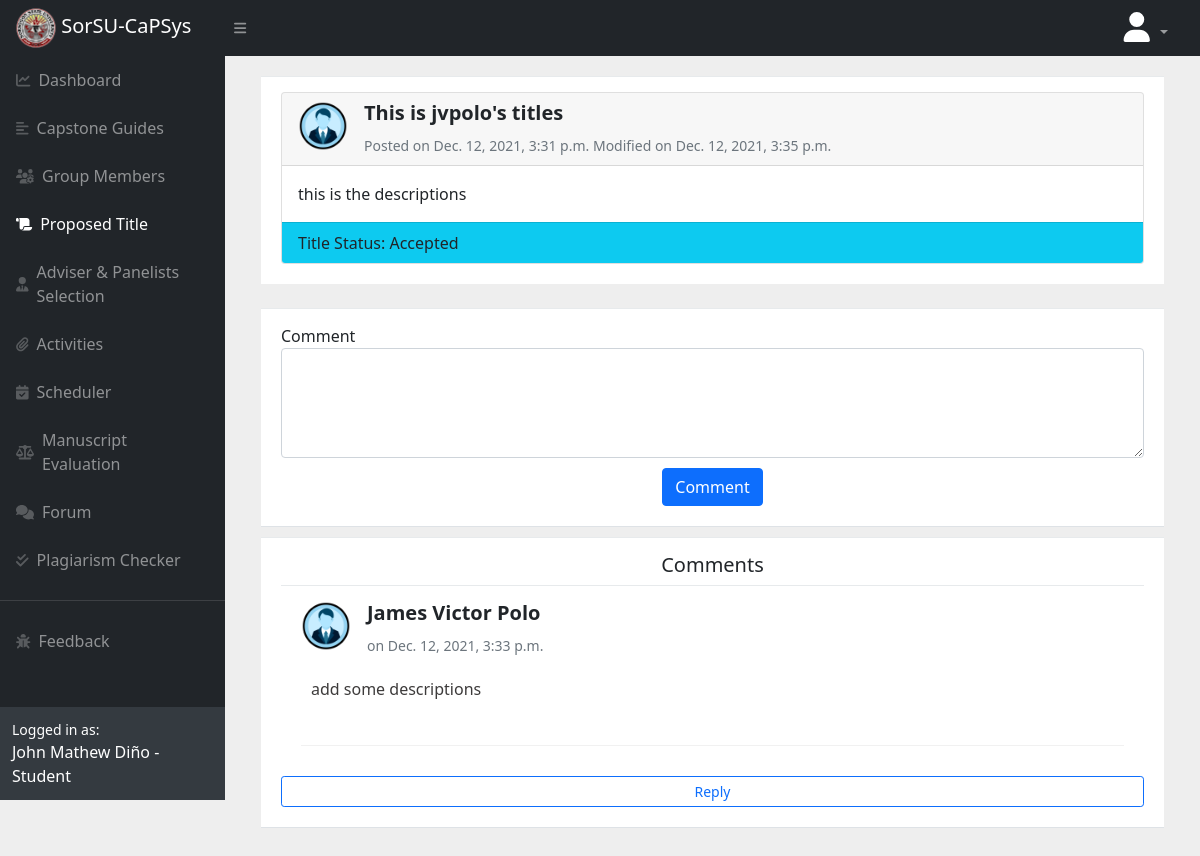
Screenshot of /student/proposal/title/41/ (signed in) with the database file from the repository.
### proposaltitle/models.py (models this page shows, shortened)
class ProposeTitle(models.Model):
    user = models.ForeignKey(User, on_delete=models.CASCADE, default="")
    group = models.CharField(max_length=1000)
    title = models.CharField(max_length=1000)
    description = models.TextField()
    created_at = models.DateTimeField(auto_now_add=True)
    updated_at = models.DateTimeField(auto_now=True)
    status = models.CharField(max_length=1000, null=True, default="", blank=True)
    edited = models.CharField(max_length=100, null=True)

class TitleComment(models.Model):
    author = models.ForeignKey(User, related_name='author', on_delete=models.CASCADE)
    title = models.ForeignKey(ProposeTitle, null=True, on_delete=models.CASCADE)
    comment = models.TextField()
    created_at = models.DateTimeField(auto_now_add=True)
    updated_at = models.DateTimeField(auto_now=True)

### register/models.py (models this page shows, shortened)
class UserProfile(models.Model):
    user = models.OneToOneField(User,null=True, on_delete=models.CASCADE)
    roles = (
        ('1','Dean'),
        ('2', 'Capstone Professor'),
        ('3', 'Faculty'),
        ('4', 'Student'),
    )
    role = models.CharField(max_length=100, choices=roles, default="3")
    image = models.ImageField(upload_to="profiles/",default="profiles/user.png")
    group_name = models.CharField(default="None", null=True, max_length=250)
    group_id = models.CharField(max_length=100, null=True, blank= True, default ="")
    mem1 = models.ForeignKey(User, on_delete=models.SET_NULL, related_name="userprofile_mem1", null=True, blank=True)
    mem2 = models.ForeignKey(User, on_delete=models.SET_NULL, related_name="userprofile_mem2", null=True, blank=True)
    mem3 = models.ForeignKey(User, on_delete=models.SET_NULL, related_name="userprofile_mem3", null=True, blank=True    )
    mem4 = models.ForeignKey(User, on_delete=models.SET_NULL, related_name="userprofile_mem4", null=True, blank=True)
    mem1_fn = models.CharField(max_length=1000, null=True, blank=True, default="")
    mem1_ln = models.CharField(max_length=1000, null=True, blank=True, default="")
    mem1_email = models.CharField(max_length=1000, null=True,  blank=True, default="")
    mem2_fn = models.CharField(max_length=1000, null=True,  blank=True, default="")
    mem2_ln = models.CharField(max_length=1000, null=True,  blank=True, default="")
    mem2_email = models.CharField(max_length=1000, null=True, blank=True, default="")
    mem3_fn = models.CharField(max_length=1000, null=True,  blank=True, default="")
    mem3_ln = models.CharField(max_length=1000, null=True,  blank=True, default="")
    mem3_email = models.CharField(max_length=1000, null=True, blank=True, default="")
    mem4_fn = models.CharField(max_length=1000, null=True,  blank=True, default="")
    mem4_ln = models.CharField(max_length=1000, null=True,  blank=True, default="")
    mem4_email = models.CharField(max_length=1000, null=True,  blank=True, default="")
    group_adviser = models.ForeignKey(User, on_delete=models.SET_NULL, null=True, blank=True,default="", related_name="adviser")
    group_title = models.CharField(blank=True, default="", max_length=250, null=True)
    group_panel_1 = models.ForeignKey(User, on_delete=models.SET_NULL,null=True,  blank=True, default="", related_name="panel1")
    group_panel_2 =  models.ForeignKey(User, on_delete=models.SET_NULL, null=True,blank=True, default="", related_name="panel2")
    group_panel_3 =  models.ForeignKey(User, on_delete=models.SET_NULL, null=True,blank=True, default="", related_name="panel3")

### proposaltitle/views.py (the view, shortened to what this page needs)
# urls.py: path("student/proposal/title/<int:id>/", views.StudentTitleCommentview, name="StudentTitleComment"),
@login_required
def StudentTitleCommentview(response, id):
    if response.user.userprofile.role == "4":
        title = ProposeTitle.objects.filter(id=id).first()
        comments = TitleComment.objects.filter(title=title)
        userrole = response.user.userprofile.role
        name = response.user.get_full_name()
        resuser = response.user
        unseen = 0
        return render(response, 'proposaltitle/student/title_comment.html',{
            'comments':comments,
            'title':title,
            "userrole": userrole,
            "name": name,
            "unseen": unseen,
            "resuser": resuser,
        })
    else:
        return redirect("page404")

### proposaltitle/templates/proposaltitle/student/title_comment.html (shortened to what this page needs)
{% extends 'main/base.html' %}
{% load crispy_forms_tags %}
{% block content %}
<div class="container">
    <div class="ibox-content forum-container">
        <div class="card">
            <div class="card-header">
                <div class="d-flex">
                    <img src="{{ title.user.userprofile.image.url }}" class="me-3 rounded-circle"
                        style="width: 50px; height: 50px">
                    <div>
                        <h5 class="fw-bold">
                            {{ title.title }}
                        </h5>
                        <small class="text-muted">Posted on {{ title.created_at }}
                            {% if title.created_at != title.updated_at %}
                            Modified on {{ title.updated_at }}
                            {% endif %}
                        </small>
                    </div>
                </div>
            </div>
            <div class="card-body">
                {{ title.description }}
            </div>
            {% if title.status == "Accepted" %}
            <div class="card-footer" style="background: #0dcaf0">
                Title Status: {{ title.status }}
            </div>
            {% elif title.status == "Rejected" %}
            <div class="card-footer" style="background: #ea9799">
                Title Status: {{ title.status }}
            </div>
            {% else %}
            <div class="card-footer">
                Title Status: Title proposed <small><i>await approval</i></small>
            </div>
            {% endif %}
        </div>
    </div>
</div>
<br>
<div class="container">
    <div class="wrapper wrapper-content animated fadeInRight">
        <div class="ibox-content m-b-sm border-bottom">
            <div id="div_id_comment" class="form-group">
                <label for="id_comment" class=" requiredField">
                    Comment
                </label>
                <form method="post">
                    <div class="">
                        <textarea name="comment" cols="40" rows="4" class="textarea form-control" required=""
                            id="id_comment" spellcheck="false"></textarea>
                    </div>
                    <div style="display: flex;justify-content: center;margin-top: 10px">
                        <button type="submit" class="btn btn-primary">Comment
                        </button>
                    </div>
                </form>
            </div>
        </div>
    </div>
</div>
<div class="container">
    <div class="wrapper wrapper-content animated fadeInRight">
        <div class="ibox-content m-b-sm border-bottom">
            <div style="display: flex;justify-content: center;">
                <h5>Comments</h5>
            </div>
            {% for comment in comments %}
            <div class="ibox-content forum-container">
                <div class="row">
                    <div class="col-10">
                        <div class="d-flex">
                            <img src="{{ comment.author.userprofile.image.url }}" class="me-3 rounded-circle"
                                style="width: 50px; height: 50px">
                            <div>
                                <h5 class="fw-bold">{{ comment.author.get_full_name }}
                                </h5>
                                <small class="text-muted">on {{ comment.created_at }}</small>
                            </div>
                        </div>
                    </div>
                </div>
                <div class="forum-item active">
                    <div class="row">
                        <div class="col-md-9">
                            <div class="forum-sub-title" style="color: #3d3b3b">
                                {{ comment.comment }}
                                <br><br>
                            </div>
                        </div>
                    </div>
                </div>
            </div>
            <div>
                <a href="{% url 'Student_Comment_ReplyView' comment.id %}" class="btn btn-outline-primary btn-sm"
                    style="align-items: right;  justify-content: center; display: flex">Reply</a>
            </div>
            {% endfor %}
        </div>
    </div>
</div>
<br>
{% endblock %}

### proposaltitle/templates/proposaltitle/student/title_comment.html (style rules this page uses)
body { margin-top: 20px; background: #eee; }
.forum-item { margin: 10px 0; padding: 10px 0 20px; border-bottom: 1px solid #f1f1f1; }
.forum-container, .forum-item small { color: #999; }
.forum-item .forum-sub-title { color: #999; margin-left: 10px; }
.ibox-content { background-color: #ffffff; color: inherit; padding: 15px 20px 20px 20px; border-color: #e7eaec; border-image: none; border-style: solid solid none; border-width: 1px 0; }
.m-b-sm { margin-bottom: 10px; }

### rows the page displays
ProposeTitle: user.userprofile.image (placeholder picture), title "This is jvpolo's titles", created_at "Dec. 12, 2021, 3:31 p.m.", updated_at "Dec. 12, 2021, 3:35 p.m.", description "this is the descriptions", status "Accepted"
TitleComment: author.userprofile.image (placeholder picture), author.get_full_name "James Victor Polo", created_at "Dec. 12, 2021, 3:33 p.m.", comment "add some descriptions"

### other values shown
{{ name }} "John Mathew Diño"
